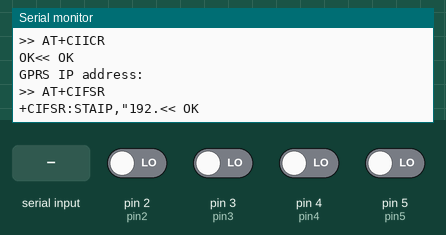
This sketch was run on a simulated Arduino Uno, built with avr-gcc and run on an emulated ATmega328P. On the bench: the last lines printed to the serial monitor. The inputs (shaded band) are chosen by the test bench; at power-on: pin 2 (pin2), pin 3 (pin3), pin 4 (pin4), pin 5 (pin5) LOW. The modem accepts every AT command (registered, SIM ready, sends succeed) and sends nothing else.

Above: at 6.3 s.
6.4 s: pin 4 (pin4) driven HIGH
At 7.1 s:
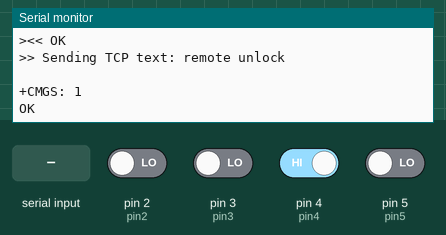
7.9 s: "ERROR" received over the second serial link
At 8.9 s:
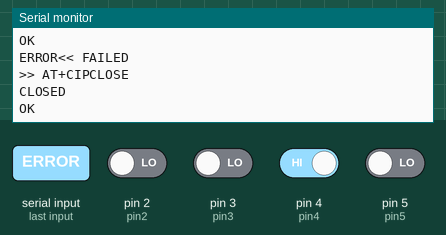
9.4 s: "FAIL" received over the second serial link
At 9.56 s:
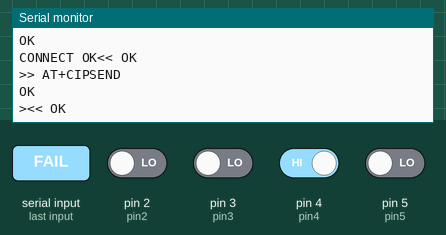
10.9 s: ",1" received over the second serial link
At 11.8 s:
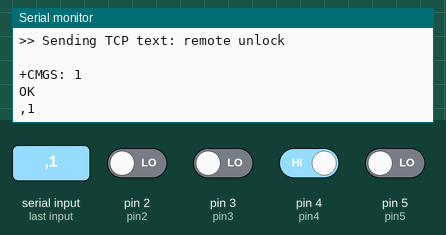
12.4 s: "1" received over the second serial link
At 13.0 s:
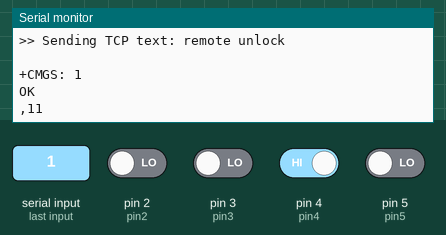

The sketch:

Sensor_Sim800L_TCP.ino
```cpp
/*
  Merged farmware: Sensor monitor + Arduino Uno + SIM800L TCP sender
  (self-healing version)

  === What this is ===
  Combines two original sketches:
    1) Digital pin sensor monitor (pins 2-5: remote lock/unlock,
       motion sensor, door sensor) that used to just Serial.println()
       the event name.
    2) SIM800L TCP "heartbeat" sender that sent the fixed text "Test"
       to a TCP server every 15 seconds.

  === What changed ===
  Whenever a sensor event fires (motion sensor / door sensor / remote
  lock / remote unlock), instead of only printing to Serial, that exact
  event string is now sent to the TCP server IMMEDIATELY.

  The periodic 15-second heartbeat still runs on its own timer and still
  sends "Test" - unchanged. Sensor events are separate, immediate sends
  and do not wait for the heartbeat timer.

  IMPORTANT DESIGN NOTE ON SPEED:
  The original heartbeat sketch tore down and fully rebuilt the GPRS
  context (AT+CIPSHUT, AT+CGATT, AT+CSTT, AT+CIICR) on every single send.
  That full bring-up genuinely takes several seconds to ~15+ seconds on
  real hardware - so doing it for every sensor event as well made events
  look like they were "waiting 15 seconds" even though nothing was
  actually delaying them on purpose.

  To make sensor/remote events fast, GPRS is now kept attached
  persistently once it comes up:
    - On boot (and after any failure), a full GPRS bring-up is done once.
    - Every send after that (sensor event OR heartbeat) just does a quick
      AT+CIPSTART / AT+CIPSEND / AT+CIPCLOSE on the already-live GPRS
      context - no re-attach, so it's fast.
    - If a quick send fails (session dropped, etc.), the code
      automatically falls back to a full GPRS re-bring-up and retries
      once.
  The UART-sleep disable and the consecutive-failure soft-reset watchdog
  are unchanged.

  Wiring:
    Sensor inputs: pin2, pin3, pin4, pin5 (digital, as in the original
                   sensor sketch)
    SIM800L TX  -> Arduino D7
    SIM800L RX  <- Arduino D8 via level shifter / resistor divider
    SIM800L GND -> Arduino GND

  SIM800L power:
    Use a dedicated stable 3.7-4.2 V supply capable of 2 A bursts.
    Do NOT power the SIM800L from the Arduino Uno 5 V pin.

  Open Arduino Serial Monitor at 115200 baud.
*/

#include <SoftwareSerial.h>

// ===== Sensor pins (unchanged from original sensor sketch) =====
const int pin2 = 2;
const int pin3 = 3;
const int pin4 = 4;
const int pin5 = 5;

int lastP2, lastP3, lastP4, lastP5;

// ===== SIM800L / TCP config (unchanged from original heartbeat sketch) =====
SoftwareSerial sim800(7, 8); // SoftwareSerial(RX, TX)

const unsigned long MODEM_BAUD = 9600;
const unsigned long DEBUG_BAUD = 115200;

// ===== EDIT THESE VALUES =====
const char APN[]      = "internet";
const char APN_USER[] = "";
const char APN_PASS[] = "";

const char SERVER[]   = "office.maktro.com";
const uint16_t PORT   = 5000;
// =============================

const char HEARTBEAT[] = "Test";  // periodic keepalive payload (unchanged)

const unsigned long HEARTBEAT_INTERVAL = 15000UL; // 15 seconds
const byte MAX_CONSECUTIVE_FAILURES    = 4;        // soft-reset modem after this many full failed cycles in a row

char lastReply[220];
byte consecutiveFailures = 0;
unsigned long lastHeartbeatMillis = 0;
bool gprsReady = false; // true once GPRS is attached and kept live between sends

// ---------------------------------------------------------------
// Low-level modem helpers (unchanged from original heartbeat sketch)
// ---------------------------------------------------------------

void clearModemInput() {
  while (sim800.available()) {
    sim800.read();
  }
}

bool waitFor(const char *expected, unsigned long timeoutMs) {
  unsigned long started = millis();
  size_t position = 0;

  lastReply[0] = '\0';

  while (millis() - started < timeoutMs) {
    while (sim800.available()) {
      char c = sim800.read();

      // Print every SIM800L response in Serial Monitor
      Serial.write(c);

      if (position < sizeof(lastReply) - 1) {
        lastReply[position++] = c;
        lastReply[position] = '\0';
      }

      if (strstr(lastReply, expected) != NULL) {
        Serial.println(F("<< OK"));
        return true;
      }

      if (strstr(lastReply, "ERROR") != NULL ||
          strstr(lastReply, "FAIL") != NULL) {
        Serial.println(F("<< FAILED"));
        return false;
      }
    }
  }

  Serial.print(F("\n<< TIMEOUT. Expected: "));
  Serial.println(expected);
  return false;
}

bool sendAT(const char *command, const char *expected, unsigned long timeoutMs) {
  clearModemInput();

  Serial.print(F("\n>> "));
  Serial.println(command);

  sim800.println(command);
  return waitFor(expected, timeoutMs);
}

bool registeredOnNetwork() {
  if (!sendAT("AT+CREG?", "OK", 5000)) {
    return false;
  }

  // ,1 = registered on home network
  // ,5 = registered while roaming
  return strstr(lastReply, ",1") != NULL ||
         strstr(lastReply, ",5") != NULL;
}

bool waitForNetwork() {
  Serial.println(F("\n--- Checking mobile network ---"));

  for (byte attempt = 0; attempt < 30; attempt++) {
    if (registeredOnNetwork()) {
      Serial.println(F("Network registered."));
      return true;
    }

    Serial.println(F("Not registered. Retrying..."));
    delay(2000);
  }

  Serial.println(F("Network registration failed."));
  return false;
}

bool startGprs() {
  Serial.println(F("\n--- Starting GPRS (full clean bring-up) ---"));

  // Always tear down any previous IP session first. It is okay if this
  // "fails" because there was nothing to tear down.
  sendAT("AT+CIPSHUT", "SHUT OK", 15000);

  if (!sendAT("AT+CGATT=1", "OK", 30000)) {
    return false;
  }

  char command[110];

  snprintf(command, sizeof(command),
           "AT+CSTT=\"%s\",\"%s\",\"%s\"",
           APN, APN_USER, APN_PASS);

  if (!sendAT(command, "OK", 10000)) {
    return false;
  }

  if (!sendAT("AT+CIICR", "OK", 85000)) {
    return false;
  }

  Serial.println(F("\nGPRS IP address:"));

  // CIFSR returns an IP address, for example: 10.123.45.67
  if (!sendAT("AT+CIFSR", ".", 10000)) {
    return false;
  }

  return true;
}

// Sends an arbitrary payload string over TCP.
// This replaces the old fixed "sendHeartbeat()" - same connect/send/close
// sequence, but the text sent is now a parameter instead of always "Test".
bool sendMessage(const char *payload) {
  Serial.println(F("\n--- Connecting to server ---"));

  char command[110];

  snprintf(command, sizeof(command),
           "AT+CIPSTART=\"TCP\",\"%s\",\"%u\"",
           SERVER, PORT);

  if (!sendAT(command, "CONNECT OK", 30000)) {
    sendAT("AT+CIPSTATUS", "OK", 5000); // printed to Serial Monitor for debugging
    sendAT("AT+CIPCLOSE", "CLOSE OK", 10000);
    return false;
  }

  if (!sendAT("AT+CIPSEND", ">", 10000)) {
    sendAT("AT+CIPCLOSE", "CLOSE OK", 10000);
    return false;
  }

  Serial.print(F("\n>> Sending TCP text: "));
  Serial.println(payload);

  sim800.print(payload);

  // Ctrl+Z ends the SIM800L send operation; it is not part of TCP data.
  sim800.write(0x1A);

  bool success = waitFor("SEND OK", 30000);

  if (success) {
    Serial.print(F("\nMessage sent: "));
    Serial.println(payload);
  }

  // Close connection; ignored if the server has already closed it.
  sendAT("AT+CIPCLOSE", "CLOSE OK", 10000);

  return success;
}

void modemSoftReset() {
  Serial.println(F("\n=== Too many failed cycles: soft-resetting modem (AT+CFUN=1,1) ==="));

  sendAT("AT+CFUN=1,1", "OK", 10000);
  delay(8000); // let the radio stack reboot

  for (byte attempt = 0; attempt < 10; attempt++) {
    if (sendAT("AT", "OK", 2000)) break;
    delay(1000);
  }

  sendAT("ATE0", "OK", 2000);
  sendAT("AT+CPIN?", "OK", 5000);
  sendAT("AT+CSQ", "OK", 5000);
  sendAT("AT+CSCLK=0", "OK", 5000); // must be reasserted, CFUN=1,1 reboots the module
}

// Does a full registration check + GPRS bring-up, and marks GPRS as
// "ready" (kept attached) on success.
bool bringUpGprs() {
  if (!registeredOnNetwork()) {
    Serial.println(F("Not registered on the mobile network yet."));
    return false;
  }

  if (!startGprs()) {
    Serial.println(F("GPRS bring-up failed."));
    gprsReady = false;
    return false;
  }

  gprsReady = true;
  return true;
}

// Sends payload as fast as possible: if GPRS is already attached, just
// does the quick CIPSTART/CIPSEND/CIPCLOSE. Only falls back to a full
// GPRS re-bring-up if GPRS wasn't ready yet or the quick send failed
// (e.g. the session silently dropped).
bool sendData(const char *payload) {
  bool success = false;

  if (gprsReady) {
    success = sendMessage(payload);
    if (!success) {
      Serial.println(F("Quick send failed; GPRS session likely dropped."));
      gprsReady = false;
    }
  }

  if (!success) {
    if (bringUpGprs()) {
      success = sendMessage(payload);
      if (!success) {
        gprsReady = false;
      }
    }
  }

  return success;
}

// Wraps sendData() with the consecutive-failure watchdog / soft-reset
// logic, same as the original heartbeat loop had. Used for both sensor
// events and the periodic heartbeat.
bool sendWithWatchdog(const char *payload) {
  bool ok = sendData(payload);

  if (ok) {
    consecutiveFailures = 0;
  } else {
    consecutiveFailures++;
    Serial.print(F("Consecutive failed sends: "));
    Serial.println(consecutiveFailures);

    if (consecutiveFailures >= MAX_CONSECUTIVE_FAILURES) {
      modemSoftReset();
      gprsReady = false; // force a fresh bring-up after a modem reset
      consecutiveFailures = 0;
    }
  }

  return ok;
}

// ---------------------------------------------------------------
// Sensor handling (unchanged decision logic from original sensor sketch,
// except each matched event is now also sent over TCP)
// ---------------------------------------------------------------

void checkSensors() {
  int p2 = digitalRead(pin2);
  int p3 = digitalRead(pin3);
  int p4 = digitalRead(pin4);
  int p5 = digitalRead(pin5);

  bool changed = (p2 != lastP2) || (p3 != lastP3) ||
                 (p4 != lastP4) || (p5 != lastP5);

  if (changed) {
    const char *event = NULL;

    if (p5 == 1 && p2 == 0 && p3 == 0 && p4 == 0) {
      event = "remote lock";
    } else if (p4 == 1 && p2 == 0 && p3 == 0 && p5 == 0) {
      event = "remote unlock";
    } else if (p2 == 1 && p5 == 1 && p3 == 0 && p4 == 0) {
      event = "motion sensor";
    } else if (p3 == 1 && p4 == 1 && p5 == 1 && p2 == 0) {
      event = "door sensor";
    }

    if (event != NULL) {
      Serial.println(event);
      sendWithWatchdog(event); // send this event's data to the TCP server, immediately
    }

    lastP2 = p2;
    lastP3 = p3;
    lastP4 = p4;
    lastP5 = p5;
  }
}

// ---------------------------------------------------------------
// Setup / loop
// ---------------------------------------------------------------

void setup() {
  Serial.begin(DEBUG_BAUD);

  pinMode(pin2, INPUT);
  pinMode(pin3, INPUT);
  pinMode(pin4, INPUT);
  pinMode(pin5, INPUT);

  lastP2 = digitalRead(pin2);
  lastP3 = digitalRead(pin3);
  lastP4 = digitalRead(pin4);
  lastP5 = digitalRead(pin5);

  sim800.begin(MODEM_BAUD);

  Serial.println(F("\n\nSensor + SIM800L TCP sender"));
  Serial.println(F("Starting modem..."));

  delay(5000);

  bool modemFound = false;

  for (byte attempt = 0; attempt < 5; attempt++) {
    if (sendAT("AT", "OK", 2000)) {
      modemFound = true;
      break;
    }
    delay(1000);
  }

  if (!modemFound) {
    Serial.println(F("\nSIM800L not found."));
    Serial.println(F("Check power, GND, D7/D8 wiring, and 9600 baud rate."));

    while (true) {
      delay(1000);
    }
  }

  sendAT("ATE0", "OK", 2000);      // Disable command echo
  sendAT("AT+CPIN?", "OK", 5000);  // SIM status
  sendAT("AT+CSQ", "OK", 5000);    // Signal quality
  sendAT("AT+CSCLK=0", "OK", 5000); // Disable UART sleep mode - without this the
                                     // module stops answering after ~15s of idle

  waitForNetwork();

  // Bring GPRS up once at boot so the very first sensor event doesn't
  // have to pay the full bring-up cost - it can just do a quick send.
  bringUpGprs();

  lastHeartbeatMillis = millis();
}

void loop() {
  // Check sensors on every pass (fast, non-blocking) so an event can
  // trigger an immediate TCP send without waiting for the heartbeat timer.
  checkSensors();

  // Periodic keepalive heartbeat, still sends "Test" every 15 seconds,
  // independent of any sensor activity. Non-blocking wait so sensors
  // keep being polled while we wait for the interval to elapse.
  if (millis() - lastHeartbeatMillis >= HEARTBEAT_INTERVAL) {
    Serial.println(F("\n--- Heartbeat ---"));
    sendWithWatchdog(HEARTBEAT);
    lastHeartbeatMillis = millis();
  }

  delay(20);
}
```

Measured:
- after the input at 6.4 s, the serial monitor: prints a new line at once (image 1)
- after the input at 7.9 s, the serial monitor: prints a new line at once (image 2)
- after the input at 9.4 s, the serial monitor: prints a new line at once (image 3)
- after the input at 10.9 s, the serial monitor: prints a new line at once (image 4)
- after the input at 12.4 s, the serial monitor: prints a new line at once (image 5)
